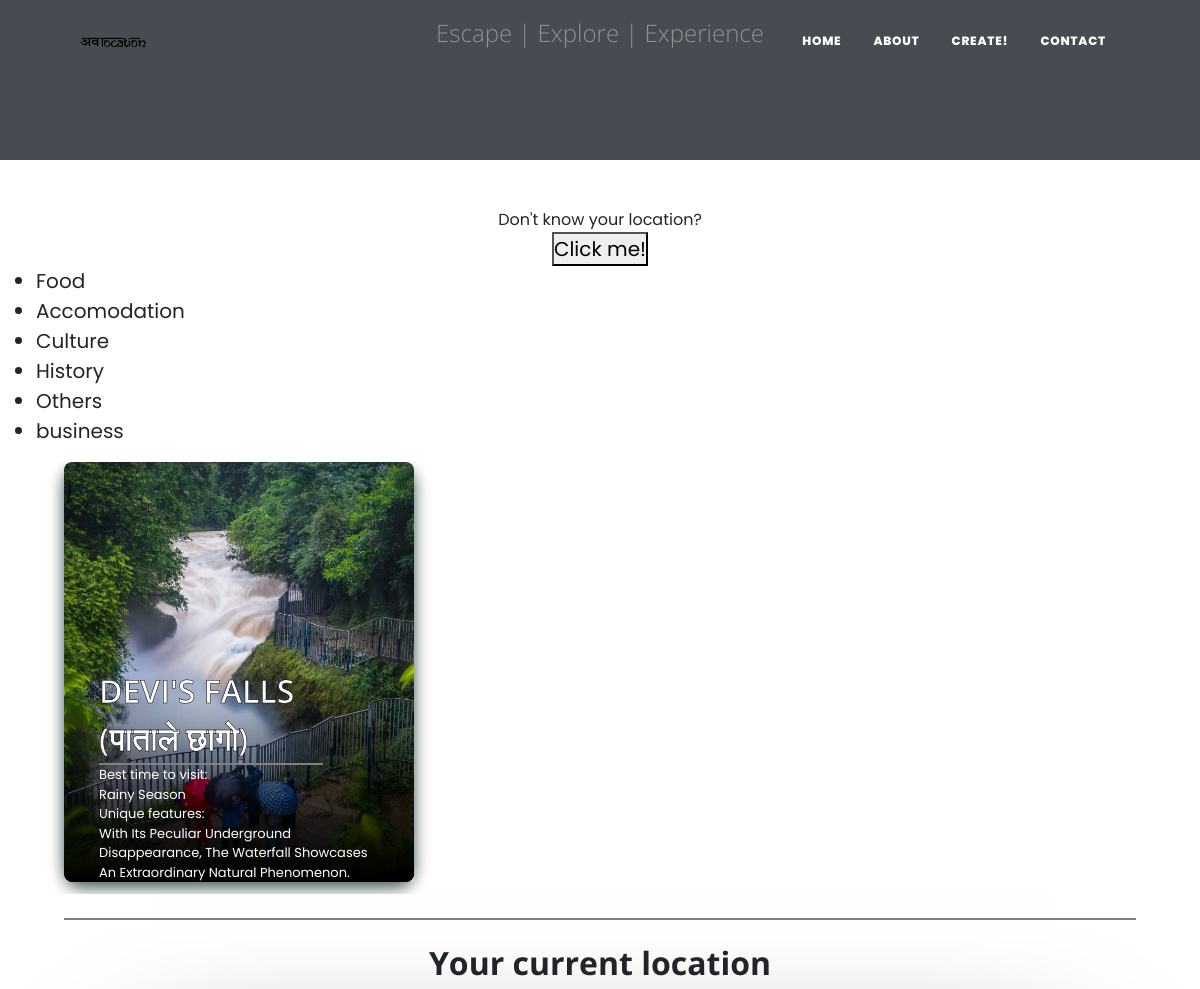
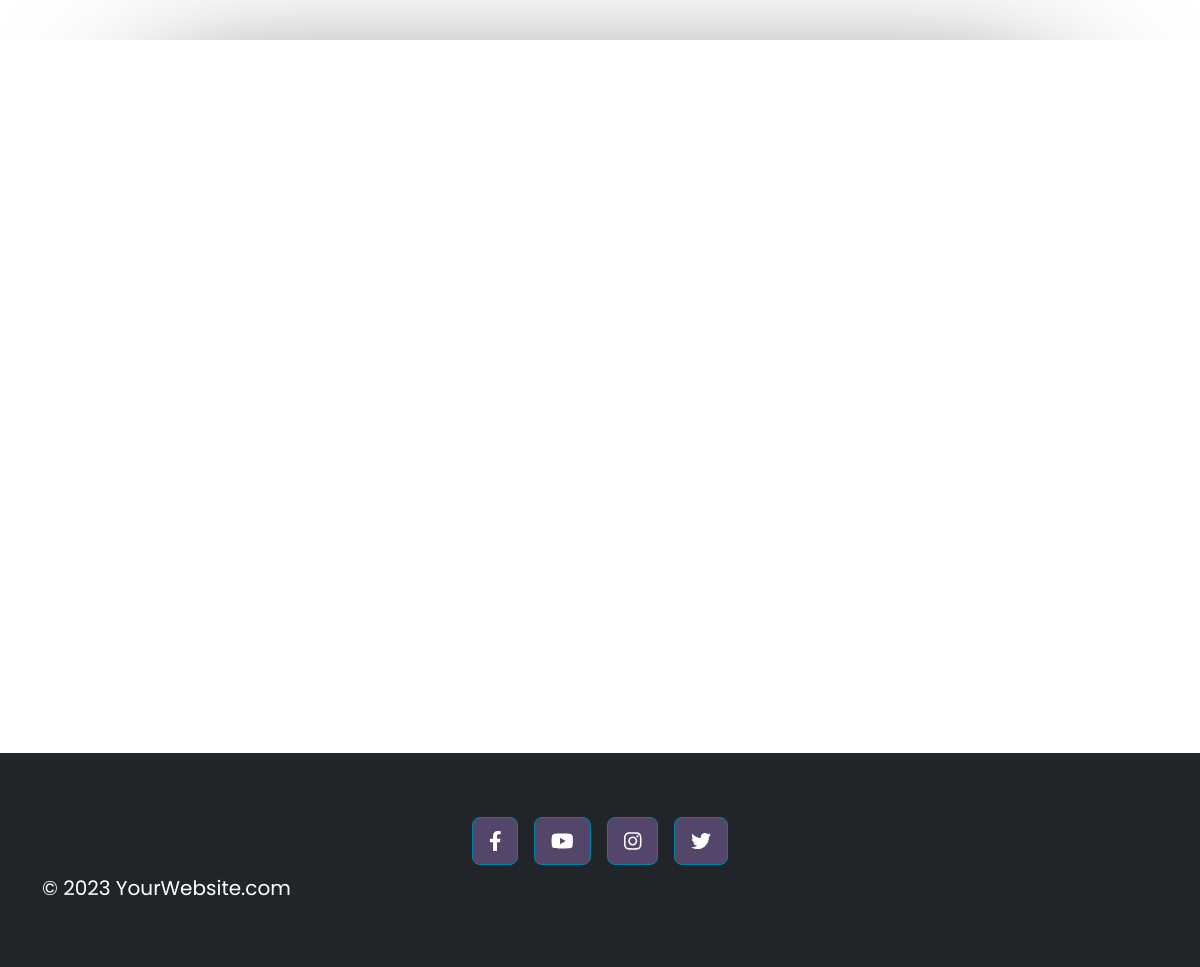
Screenshot of /category/others/ with the database file from the repository (2 pictures, top to bottom).
### blog/models.py (models this page shows, shortened)
class Blog(models.Model):
    title = models.CharField(max_length=200)
    location = models.CharField(max_length=200,null=True,blank=True)
    desc = models.ForeignKey(Description, on_delete=models.CASCADE)
    image= models.ImageField(upload_to='images/',null=True,blank=True)
    created_at = models.DateTimeField(auto_now_add=True)
    author_id = models.IntegerField(null=True,blank=True)
    choices = (
        ('Food', 'Food'),
        ('Accomodation', 'Accomodation'),
        ('Cultural', 'Cultural'),
        ('Historic', 'Historic'),
        ('Others', 'Others'),
    )
    category = models.CharField(max_length=200, choices=choices, default='Others')
    author_name = models.ForeignKey(User, on_delete=models.CASCADE, null=True, blank=True)
    latitude = models.DecimalField(max_digits=9, decimal_places=6)
    longitude = models.DecimalField(max_digits=9, decimal_places=6)

class Description(models.Model):
    things_to_do = models.CharField(max_length=2000 ,null=True,blank=True)
    best_time_to_visit = models.CharField(max_length=50,null=True,blank=True)
    unique_features = models.CharField(max_length=50,null=True,blank=True)

### blog/views.py (the view)
# urls.py: path('category/<str:query>/', views.category, name='category'),
def category(request,query):
    template_name = 'home.html'
    allblogs= Blog.objects.filter(category__icontains=query)
    context = {
        'query':query,
        'blogs':allblogs,
    }
    return render(request,template_name,context)

### blog/templates/home.html (shortened to what this page needs)
{% extends 'base.html' %}
{% load static %}
{% block csslinking %}
<link rel="stylesheet" href="{% static 'css/styles.css' %}">
<link rel="stylesheet" href="{% static 'css/homestyle.css' %}">
{% endblock csslinking %}
{% block contentbody %}
    <div class="blog-container-out px-1">
            <div class="col-md-12 col-lg-12 col-xl-12">
                <ul>
                    <li>
                        <a href="{% url 'category' query='food' %}">Food</a>
                    </li>
                    <li>
                        <a href="{% url 'category' query='accomodation' %}">Accomodation</a>
                    </li>
                    <li>
                        <a href="{% url 'category' query='culture' %}">Culture</a>
                    </li>
                    <li>
                        <a href="{% url 'category' query='historical' %}">History</a>
                    </li>
                    <li>
                        <a href="{% url 'category' query='others' %}">Others</a>
                    </li>
                    <li>
                        <a href="{% url 'category' query='business' %}">business</a>
                    </li>
                </ul>
                <div class="blog-container ">
                    {% for blog in blogs %}
                    <a class = "postcard-solo" href="{% url 'blog' blog.id %}">
                    <div class="postcard shadow bg-white rounded">
                        <div class="gradient"></div>
                        {% if blog.image %}
                        <img src="{{blog.image.url}}" alt="ktm">
                        {% endif %}
                        <div class="text">
                            <h1 class="title">{{blog.title}}</h1>
                            <hr>
                            <p class = "desc-text">
                                Best time to visit: <br>
                                <span class = "text-database">{{blog.desc.best_time_to_visit}}</span><br>
                                Unique features: <br>
                                <span class = "text-database">{{blog.desc.unique_features}}</span><br>
                            </p>
                        </div>
                    </div>
                    </a>
                    {% endfor %}
                    </div>
                <hr class="my-4 text-center hr-center" >
                <h2 class="fw-bolder text-center">Your current location</h2>
                <div class="col-md-10 col-lg-8 col-xl-7 " div id="map" style=" margin:5vw 10vw;width:80vw;height:80vh;"></div>
            </div>
    </div>
{% endblock contentbody %}

### static/css/homestyle.css (style rules this page uses)
*,*::before,*::after { box-sizing: border-box; }
* { margin: 0; padding: 0; font: inherit; font-family: 'Poppins', sans-serif; }
html { color-scheme: light; }
.blog-container { display: flex; gap: 20px; padding: 0 5vw 1vw 5vw; margin: 0; width: 100vw; overflow: auto; }
.blog-container-out { display: flex; gap: 20px; margin: 0; width: 100%; padding: none; overflow: auto; padding: none; }
.text { padding: 0% 10%; }
.title { -webkit-text-stroke: .5px black; }
hr { border: 1px solid grey; margin: 0% 0%; width: 80%; padding: 0% 10%; }
.hr-center { width: 90%; margin:0% 5%; }
#map { box-shadow: 0px 29px 144px -34px rgba(0,0,0,1); -webkit-box-shadow: 0px 29px 144px -34px rgba(0,0,0,1); -moz-box-shadow: 0px 29px 144px -34px rgba(0,0,0,1); }
.postcard-solo { box-shadow: rgba(4, 38, 39, 0.682) 0px 5px 15px; border-radius: 1em; }
.desc-text { font-size: small; }
body { min-height: 100vh; position: relative; }
.postcard { aspect-ratio : 2.5/3 ; width: 350px; padding: 0; position: relative; border-radius: .5rem; }
.gradient { position: absolute; aspect-ratio : 2.5/3 ; width: 350px; background: linear-gradient(transparent,transparent,black); border-radius: .5rem; }
h1 { font-size: 2rem; font-weight: 600; line-height: 1.5; margin: 0; padding: 0; text-transform: uppercase; }
.text { position: absolute; width: 350px; bottom: 0; color:white; }
p { font-size: 1rem; font-weight: 400; line-height: 1.5; margin: 0; padding: 0; }
.text-database { text-transform: capitalize; }
.postcard img { width: 100%; height: auto; border-radius: .5rem; }

### rows the page displays
Blog: image (picture), title "DEVI'S FALLS (पाताले छागो)", desc.best_time_to_visit "Rainy Season", desc.unique_features "With Its Peculiar Underground Disappearance, The Waterfall Showcases An Extraordinary Natural Phenomenon."
